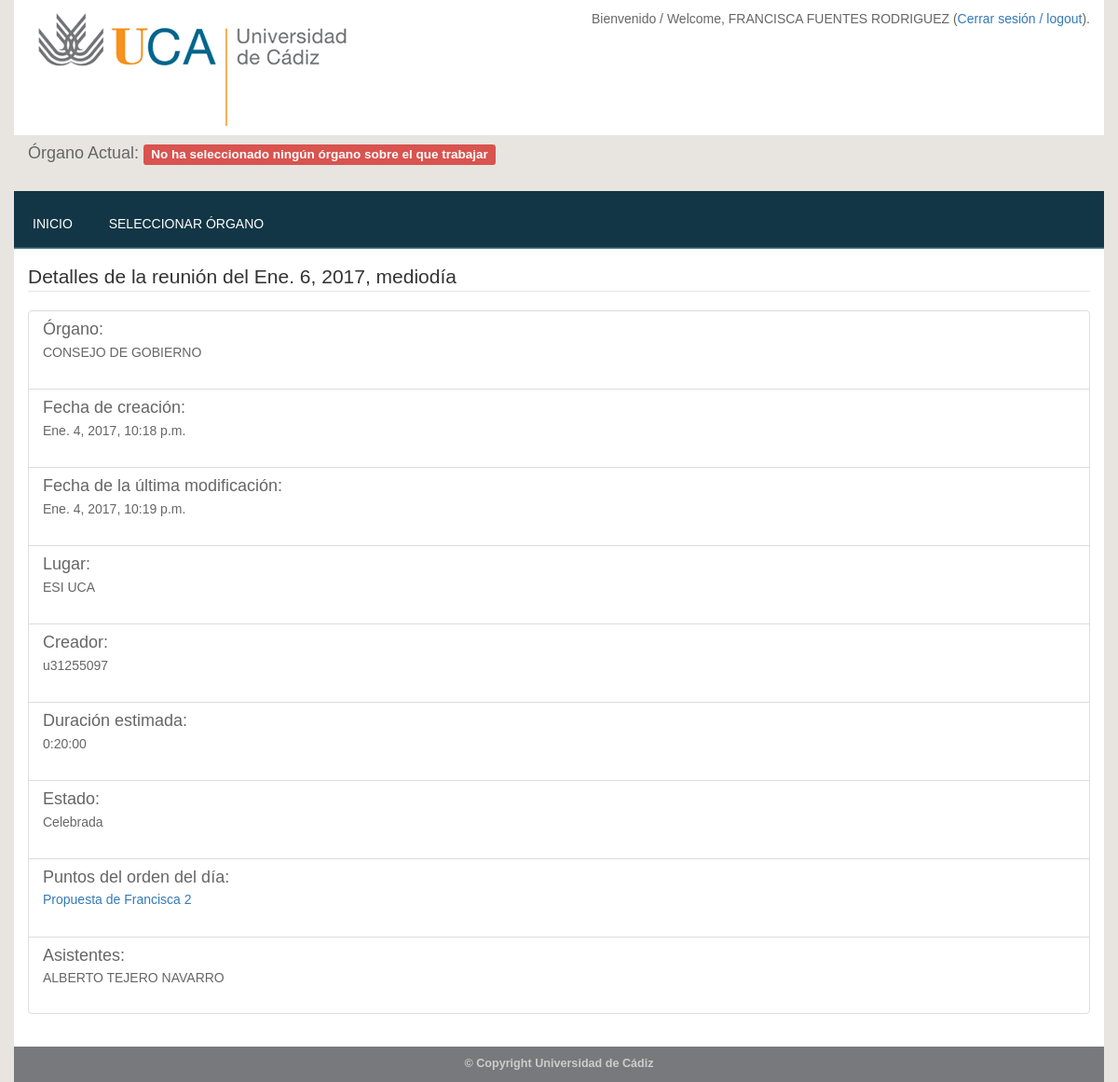
The page /reunion/61 (signed in) on the database its author committed.
### main/models.py (models this page shows, shortened)
class Reunion(models.Model):
    fecha_hora = models.DateTimeField()
    fecha_creacion = models.DateTimeField(auto_now_add=True)
    fecha_modificacion = models.DateTimeField(auto_now=True)
    lugar = models.CharField(max_length=300)
    organo = models.CharField(max_length=255)
    creador = models.ForeignKey(settings.AUTH_USER_MODEL)
    duracion_estimada = models.DurationField(blank=True, null=True)
    estado_reunion = models.CharField(max_length=4, choices=ESTADO_REUNIONES, default=CREADA)
    asistentes = models.TextField(blank=True, null=True)

class Punto(models.Model):
    organo = models.CharField(max_length=255)
    nombre_original = models.CharField(max_length=1500)
    nombre_admin = models.CharField(max_length=1500, null=True, blank=True)  # copia del original
    comentarios = models.TextField(blank=True, default="")
    comentarios_admin = models.TextField(blank=True, default="")
    tipo_punto = models.CharField(max_length=4, choices=TIPOS_PUNTOS, default=INFORMACION)
    requiere_elevacion = models.BooleanField(null=False, default=False)
    duracion_estimada = models.DurationField(default=timedelta(minutes=20))
    fecha_creacion = models.DateTimeField(auto_now_add=True)
    fecha_modificacion = models.DateTimeField(auto_now=True)
    estado_punto = models.CharField(max_length=4, choices=ESTADO_PUNTOS, default=SIN_TRATAR)
    estado_punto_anterior = models.CharField(max_length=4, choices=ESTADO_PUNTOS, blank=True)
    creador = models.ForeignKey(settings.AUTH_USER_MODEL)
    resolucion = models.TextField(null=True, blank=True)
    consensuado_con = models.TextField(blank=True, null=True)
    seguimiento = models.TextField(blank=True, null=True)

### main/views.py (the view)
# urls.py: url(r'^reunion/(?P<pk>[0-9]+)$', login_required(ReunionDetailView.as_view()), name="reunion_detail"),
class ReunionDetailView(DetailView):
    model = Reunion
    template_name = "main/reunion_detail.html"
    def get_context_data(self, **kwargs):
        context = super(ReunionDetailView, self).get_context_data(**kwargs)
        ordenes = Orden.objects.filter(reunion=self.get_object())
        list_puntos = []
        for orden in ordenes:
            list_puntos.append(orden.punto)
        context['puntos'] = list_puntos
        return context
    def usuario_tiene_permiso(self):
        dni = username_to_dni(self.request.user.username)
        organo = self.request.session.get('organo')
        return miembro_tiene_privilegios(dni, organo)

### main/conexion_bd.py (called while the page is built)
def miembro_tiene_privilegios(dni, organo, dict_consulta=None):
    connection = psycopg2.connect(database='goc_django', user='goclectura', password='znHiRA',
                                  host='virtualmindj.uca.es', client_encoding='utf-8')
    valor_atributo = []
    try:
        cursor = connection.cursor()
        if dict_consulta is None:
            cursor.execute(consulta_miembro_tiene_privilegios.format(dni, organo))
        else:
            cursor.execute(consulta_miembro_tiene_privilegios, dict_consulta)
        rows = cursor.fetchall()
        for row in rows:
            valor_atributo.append(row[1])
    finally:
        connection.close()
    if valor_atributo is None or valor_atributo == []:
        return False
    else:
        return True

### main/dni.py (called while the page is built)
def username_to_dni(username):
    username = username[1:len(username)+1]
    return username+letra_de_numeros(username)

def letra_de_numeros(numeros):
        seq = 'TRWAGMYFPDXBNJZSQVHLCKE'
        aux = int(numeros) % len(seq)
        return seq[aux]

### main/templates/main/reunion_detail.html (shortened to what this page needs)
{% extends "ucaplantillas/base.html" %}
{% load extras %}
{% load bootstrap3 %}
{% block organo %}<h4>Órgano Actual:
    {% if request.session.organo %}
        {{ request.session.organo }}
    {% else %}
        <span class="label label-danger">No ha seleccionado ningún órgano sobre el que trabajar</span>
    {% endif %}
</h4><br>{% endblock %}
{% block contenido %}
    <fieldset>
        <legend>Detalles de la reunión del {{ reunion.fecha_hora }}</legend>
        <div class="list-group">
            <div class="list-group-item">
                <h4 class="list-group-item-heading">Órgano:</h4>
                <p class="list-group-item-text">{{ reunion.organo }}</p><br>
            </div>
            <div class="list-group-item">
                <h4 class="list-group-item-heading">Fecha de creación:</h4>
                <p class="list-group-item-text">{{ reunion.fecha_creacion }}</p><br>
            </div>
            <div class="list-group-item">
                <h4 class="list-group-item-heading">Fecha de la última modificación:</h4>
                <p class="list-group-item-text">{{ reunion.fecha_modificacion }}</p><br>
            </div>
            <div class="list-group-item">
                <h4 class="list-group-item-heading">Lugar:</h4>
                <p class="list-group-item-text">{{ reunion.lugar }}</p><br>
            </div>
            <div class="list-group-item">
                <h4 class="list-group-item-heading">Creador:</h4>
                <p class="list-group-item-text">{{ reunion.creador }}</p><br>
            </div>
            <div class="list-group-item">
                <h4 class="list-group-item-heading">Duración estimada:</h4>
                <p class="list-group-item-text">{{ reunion.duracion_estimada }}</p><br>
            </div>
            <div class="list-group-item">
                <h4 class="list-group-item-heading">Estado:</h4>
                {% if reunion.estado_reunion == 'CRE' %}
                    <p class="list-group-item-text">Creada</p><br>
                {% elif reunion.estado_reunion == 'CONV' %}
                    <p class="list-group-item-text">Convocada</p><br>
                {% elif reunion.estado_reunion == 'CELE' %}
                    <p class="list-group-item-text">Celebrada</p><br>
                {% endif %}
            </div>
            <div class="list-group-item">
                <h4 class="list-group-item-heading">Puntos del orden del día:</h4>
                {% for punto in puntos %}
                    {% if not view.usuario_tiene_permiso %}
                        <p class="list-group-item-text"><a href="{% url 'punto_detail' pk=punto.pk %}">{{ punto.nombre_admin }}</a></p><br>
                    {% endif %}
                {% endfor %}
            </div>
        <div class="list-group-item">
             <h4 class="list-group-item-heading">Asistentes:</h4>
            {% if reunion.asistentes == None %}
             <p class="list-group-item-text">Ninguno<br><br>
            {% else %}
             <p class="list-group-item-text">{{ reunion.asistentes }}<br><br>
            {% endif %}
        </div>
    </fieldset>
{% endblock %}

### ucaplantillas/templates/ucaplantillas/base.html (shortened to what this page needs)
<!DOCTYPE html>
<html lang="es">
<head>
    {% load staticfiles %}
    {% load i18n %}
    {% block basestyle %}
        <link rel="stylesheet" href="https://maxcdn.bootstrapcdn.com/bootstrap/3.3.5/css/bootstrap.min.css">
        <link rel="stylesheet" href="https://cdn.datatables.net/1.10.9/css/dataTables.bootstrap.min.css">
        <link rel="stylesheet" href="https://cdnjs.cloudflare.com/ajax/libs/bootstrap-datepicker/1.5.0/css/bootstrap-datepicker3.min.css">
        <link rel="stylesheet" type="text/css" href="{% static 'ucaplantillas/css/base.css' %}"/>
    {% endblock basestyle %}
</head>
<body>
<div class="container">
    <div class="row encabezado">
        <div class="col-xs-6">
            <h1>
                <a href="http://www.uca.es">
                    <img src="{% static "ucaplantillas/images/logoUCA.gif" %}" alt="Universidad de Cádiz"/>
                </a>
            </h1>
        </div>
        <div class="col-xs-6 autenticacion">
            {% block autenticacion %}
                {% if user.is_authenticated %}
                    <p>Bienvenido / Welcome, {{ user.first_name }} {{ user.last_name }} (<a href="/logout">Cerrar sesión / logout</a>).</p>
                {% else %}
                    <p><a href="/login">Iniciar sesión</a></p>
                {% endif %}
            {% endblock autenticacion %}
        </div>
    </div>
    {% block organo %} {% endblock %}
    <div class="row" id="navegacion">
        {% block navegacion %}
            <ul class="list-inline col-md-12">
            {% for item in navigation %}
                <li class="{% if item.active %}activo{% endif %}">
                    <a href="{{ item.url }}">{{ item.label }}</a>
                </li>
            {% endfor %}
            </ul>
        {% endblock navegacion %}
    </div>
    <div class="row" id="subnavegacion">
        {% block subnavegacion %}
            <ul class="list-inline col-md-12">
            </ul>
        {% endblock %}
    </div>
    <div class="row" id="subsubnavegacion">
        {% block subsubnavegacion %}
            <ul class="list-inline col-md-12">
            </ul>
        {% endblock %}
    </div>
    <div class="row" id="contenido">
        <div class="col-md-12">
            {% block contenido %}{% endblock contenido %}
        </div>
    </div>
    <div class="row" id="pie">
        <div class="col-md-12 text-center" id="copyright">
            &copy; Copyright Universidad de Cádiz
        </div>
    </div>
</div>
</body>
</html>

### ucaplantillas/static/ucaplantillas/css/base.css (style rules this page uses)
body { height: 100%; font-family: Arial, Verdana, Helvetica, sans-serif; color: #666; background-color: #E8E5E0; }
.container { position: relative; }
.encabezado { background: white; }
.autenticacion { padding-top: 10px; text-align: right; }
.encabezado h1 { margin: 10px; }
#navegacion { background: #123645; }
#navegacion ul { padding: 0; margin: 0; }
#navegacion ul li a { text-transform: uppercase; text-decoration: none; color: #fff; display: inline-block; padding: 25px 10px 15px 15px; }
#subnavegacion { background: #335566; }
#subnavegacion ul { padding: 0; margin: 0 0 0 15px; }
#subsubnavegacion { background-color: #497b93; }
#subsubnavegacion ul { margin: 0; }
#contenido { background: #fff; padding: 15px 0; }
#pie { background: #b0aeae; }
#copyright { padding: 10px 0; background: #78797c; color: #cccccc; font-weight: bold; font-size: .9em; }

### rows shown on the page
Reunion: fecha_hora "Ene. 6, 2017, mediodía", organo "CONSEJO DE GOBIERNO", fecha_creacion "Ene. 4, 2017, 10:18 p.m.", fecha_modificacion "Ene. 4, 2017, 10:19 p.m.", lugar "ESI UCA", creador "u31255097", duracion_estimada "0:20:00", asistentes "ALBERTO TEJERO NAVARRO"
Punto: nombre_admin "Propuesta de Francisca 2"

### other values the page prints
{{ user.first_name }} "FRANCISCA"
{{ user.last_name }} "FUENTES RODRIGUEZ"
{{ item.label }} "INICIO" "SELECCIONAR ÓRGANO"
